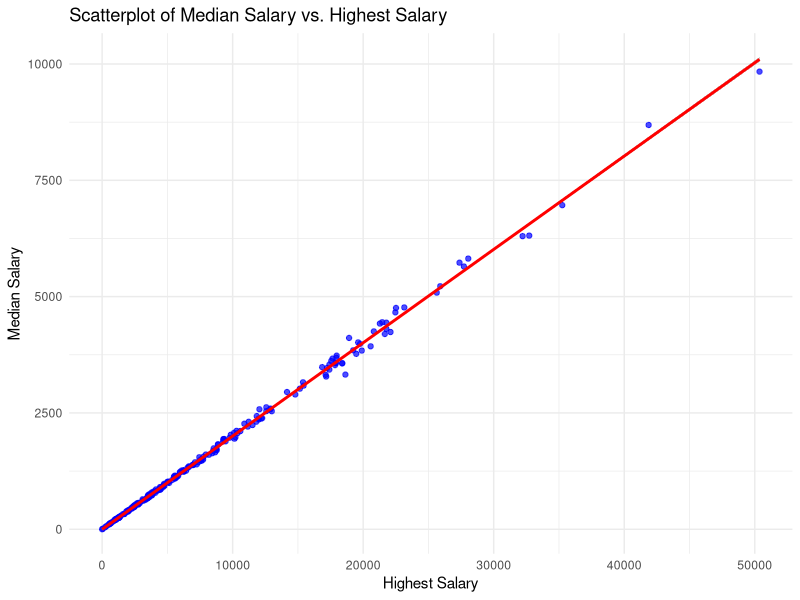
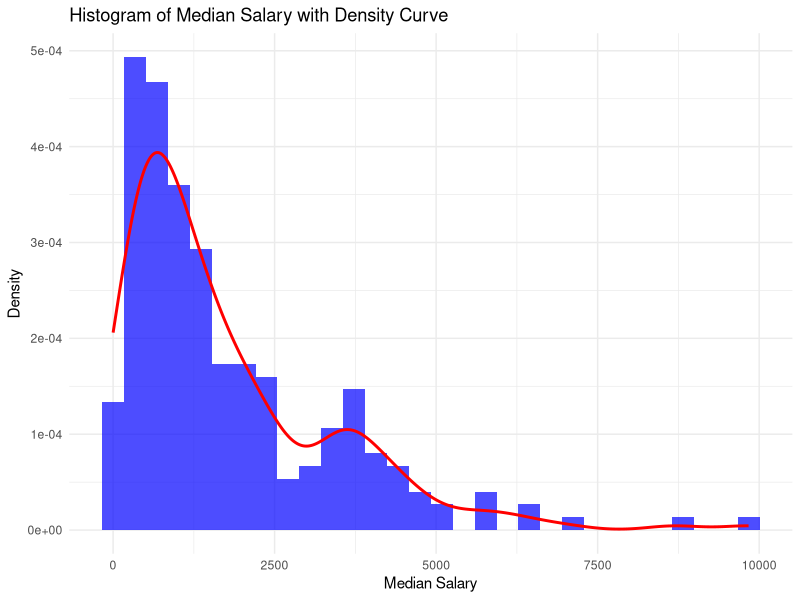
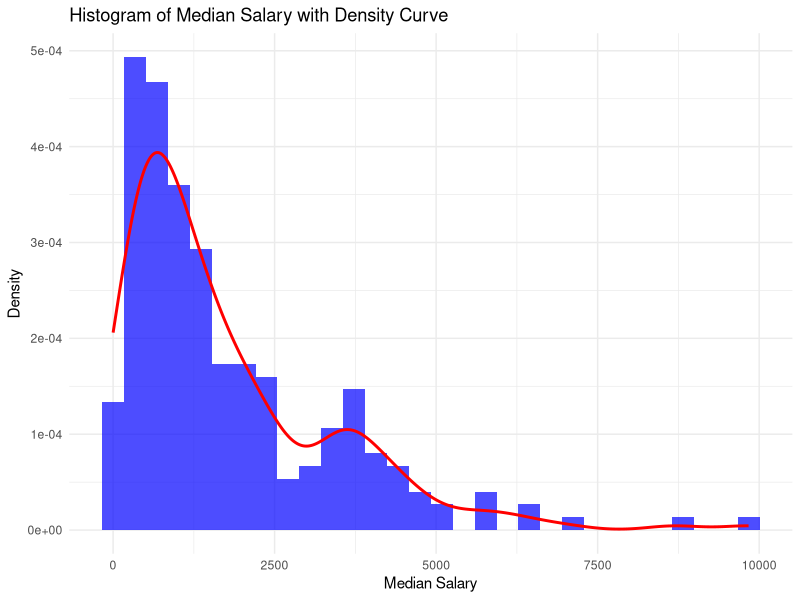

These figures' R source, in order: (Note: this script raises an error after producing the figures.)
# Load necessary library
library(readr)

# Read the CSV file
#salary_data <- read_csv("/Users/pribinkbenny/College_Works/salary_data.csv")
salary_data <- read_csv("salary_data.csv")

exists("salary_data")  # Returns TRUE if the object exists

# View the first few rows of the data
head(salary_data)
str(salary_data)
summary(salary_data)
library(ggplot2)

ggplot(salary_data, aes(x = highest_salary, y = median_salary)) +
  geom_point(color = "blue", alpha = 0.7) +
  geom_smooth(method = "lm", color = "red") +
  labs(title = "Scatterplot of Median Salary vs. Highest Salary",
       x = "Highest Salary",
       y = "Median Salary") +
  theme_minimal()

# Load necessary library
library(ggplot2)

# Create a histogram with density curve
ggplot(salary_data, aes(x = median_salary)) +
  geom_histogram(aes(y = ..density..), bins = 30, fill = "blue", alpha = 0.7) +
  geom_density(color = "red", size = 1) +
  labs(title = "Histogram of Median Salary with Density Curve",
       x = "Median Salary",
       y = "Density") +
  theme_minimal()

# Save the plot as a PNG file
ggsave("median_salary_histogram.png")
hjk
